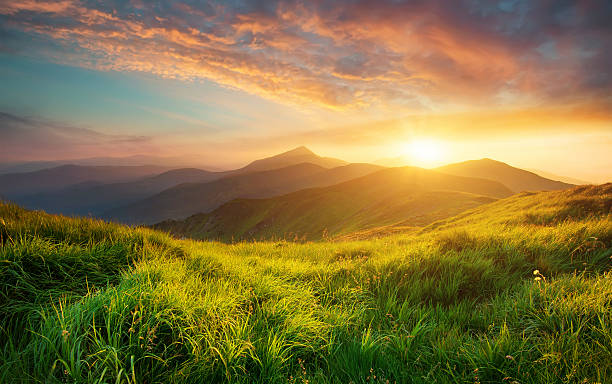
#> input picture Image processing with Open CV/Görüntüleri Karıştırmak/manzara.jpg, 612 x 384 px
$ jupyter execute 'GörüntüleriKarıştırmak.ipynb'
#> lines starting #> are read from the running program, lines starting #| are printed output that depends on the picture
[cell 1]
import cv2
import matplotlib.pylab as plt

[cell 2]
img1 = cv2.imread("./manzara.jpg")
#> img1 is the input picture: shape (384, 612, 3); mean B, G, R 66.6, 117.5, 134.5
img1 = cv2.cvtColor(img1, cv2.COLOR_BGR2RGB)
img2 = cv2.imread("./denizkiyisi.jpg")
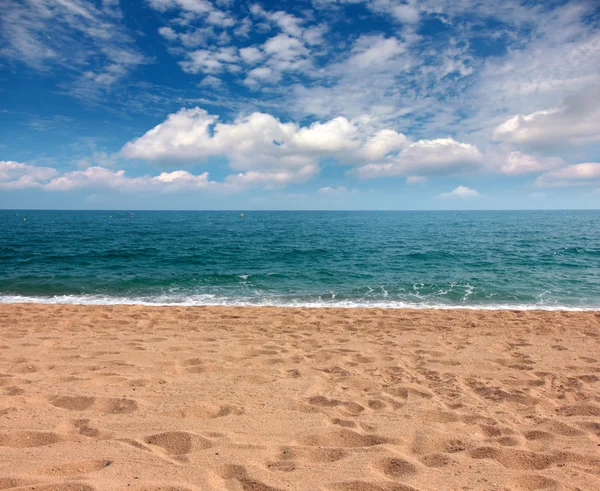
#> input picture Image processing with Open CV/Görüntüleri Karıştırmak/denizkiyisi.jpg, 600 x 491 px
#> img2 is the input picture: shape (491, 600, 3); mean B, G, R 149.5, 146.1, 140.7
img2 = cv2.cvtColor(img2, cv2.COLOR_BGR2RGB)

plt.figure()
plt.imshow(img1)

plt.figure()
plt.imshow(img2)

[cell 3]
print(img1.shape)
#| (384, 612, 3)
print(img2.shape)
#| (491, 600, 3)

[cell 4]
img1 = cv2.resize(img1 , (450,450))
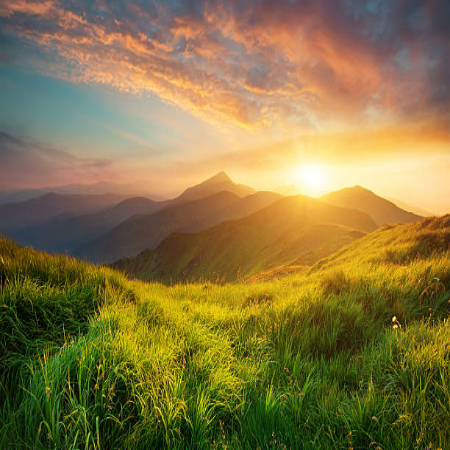
#> img1: shape (450, 450, 3); mean R, G, B 134.3, 117.4, 66.5
print(img1.shape)
#| (450, 450, 3)

img2 = cv2.resize(img2,(450,450))
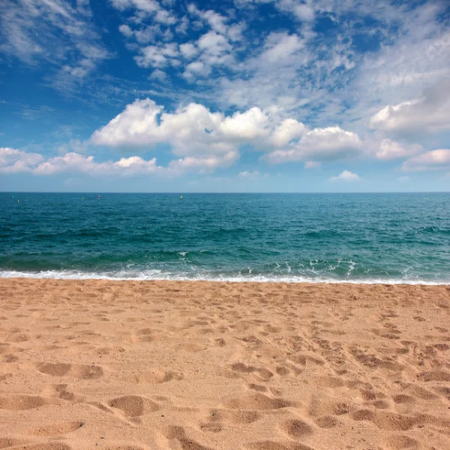
#> img2: shape (450, 450, 3); mean R, G, B 140.6, 146, 149.4
print(img2.shape)
#| (450, 450, 3)

[cell 5]
plt.figure()
plt.imshow(img1)

plt.figure()
plt.imshow(img2)

[cell 6]
blended = cv2.addWeighted(src1 = img1, alpha = 0.5 , src2 = img2 , beta = 0.5 ,gamma = 0)
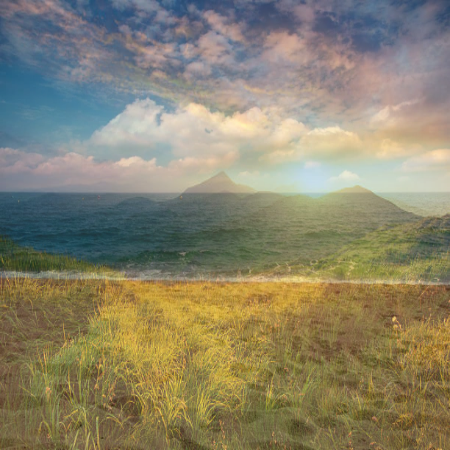
#> blended: shape (450, 450, 3); mean R, G, B 137.5, 131.7, 107.9
plt.figure()
plt.imshow(blended)
